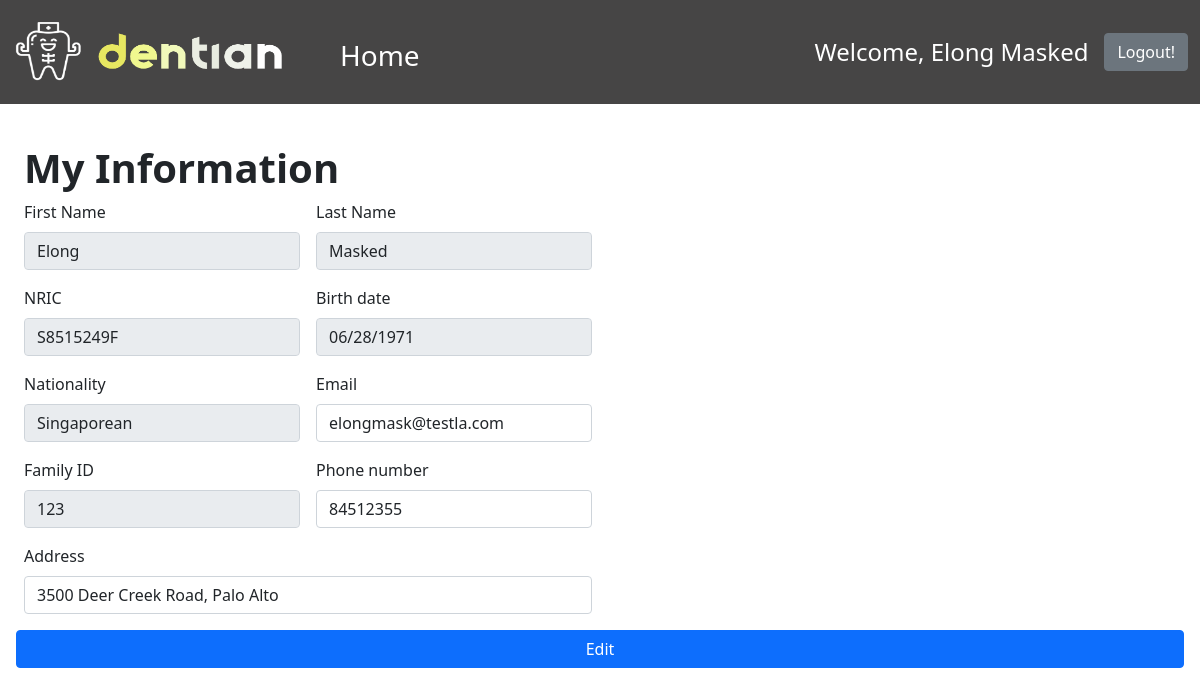
Page /PatientDashboard.php (signed in) on the earlier database version.
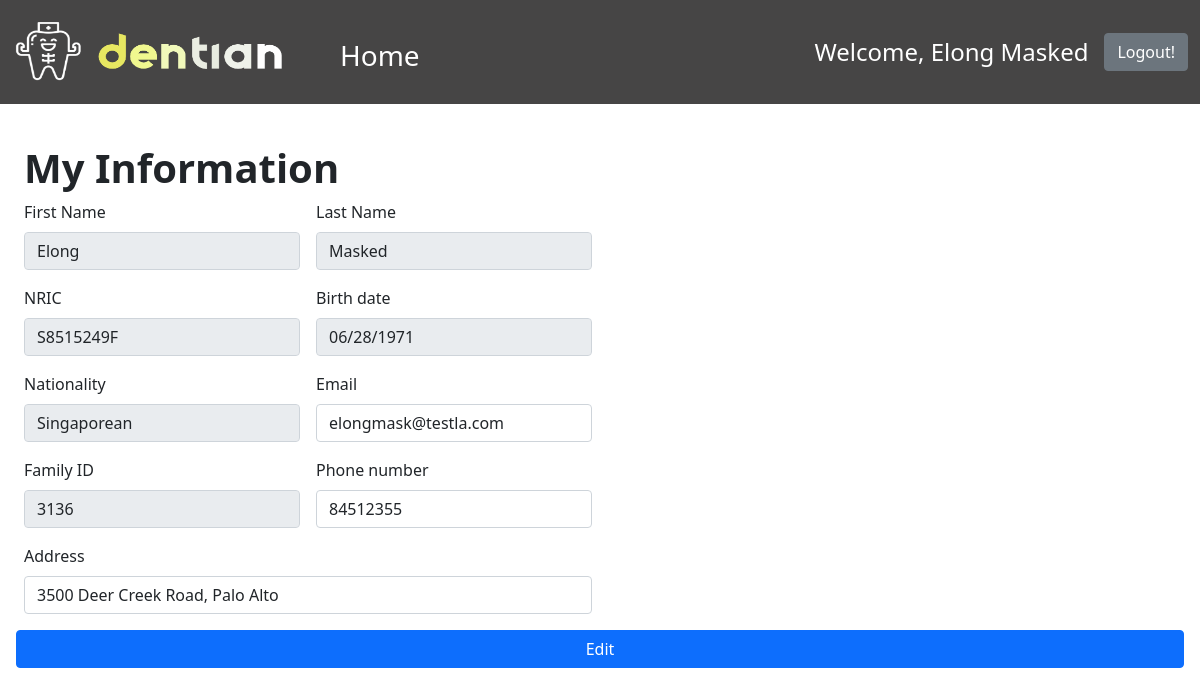
Same page on the later database version.
### tables this page shows
CREATE TABLE `patient_profile` (
  `Patient_ID` int(11) NOT NULL,
  `Status` varchar(10) NOT NULL DEFAULT 'Active',
  `First_Name` varchar(20) NOT NULL,
  `Last_Name` varchar(20) NOT NULL,
  `NRIC_PNum` varchar(9) NOT NULL,
  `Gender` char(1) NOT NULL,
  `Birth_Date` date DEFAULT NULL,
  `Address` varchar(50) NOT NULL,
  `Nationality` varchar(100) NOT NULL,
  `Phone_Num` int(8) NOT NULL,
  `Email` varchar(50) NOT NULL,
  `Marital Status` varchar(20) NOT NULL,
  `Occupation` varchar(50) NOT NULL,
  `Smoker` varchar(3) NOT NULL,
  `Allergies` varchar(100) DEFAULT NULL,
  `Long_term_med` varchar(200) DEFAULT NULL,
  `Existing_Med_Conds` varchar(200) DEFAULT NULL,
  `Referred_by_clinic` varchar(50) DEFAULT NULL,
  `Referred_memo` varchar(200) DEFAULT NULL,
  `Family_ID` int(3) DEFAULT NULL,
  `Emer_Name` varchar(20) NOT NULL,
  `Emer_Contact` int(8) NOT NULL,
  `Emer_relation` varchar(10) NOT NULL,
  `Subsidies` varchar(3) NOT NULL
);

### db_connection.php (called while the page is built, shortened)
<?php
class DB_Connect
{
    public function connect()
    {
        try {
            $host2 = "sql6.freemysqlhosting.net";
            $db2 = "sql6501826";
            $username2 = "sql6501826";
            $password2 = "YnaPNqTYI4";
            $conn = new PDO('mysql:host='. $host2 . '; dbname=' . $db2 , $username2, $password2);
            return $conn;
        } catch (PDOException $e) {
            print "Error: " . $e->getMessage() . "<br>";
            die();
        }
    }
}

### PatientDashboard.php (the view, shortened to what this page needs)
<?php
include 'db_connection.php';
require_once('PNavBar.php');
if (!isset($_SESSION['Patient_ID']) && empty($_SESSION['Patient_ID'])) {
    header("Location: index.php");
} else {
    if (!isset($_SESSION['patients']) && empty($_SESSION['patients'])) {
        $ID = $_SESSION['Patient_ID'];
        $db = new DB_Connect();
        $stmt = $db->connect()->prepare("SELECT * FROM patient_profile where Patient_ID = $ID");
        $stmt->execute();
        if ($stmt->rowCount() > 0) {
            $patients = $stmt->fetchAll(PDO::FETCH_ASSOC);
        }
    } else {
        $patients = $_SESSION['patients'];
    }
}
?>
<link rel="stylesheet" href="https://cdn.jsdelivr.net/npm/bootstrap-icons@1.8.1/font/bootstrap-icons.css">
<link href="https://cdn.jsdelivr.net/npm/bootstrap@5.0.2/dist/css/bootstrap.min.css" rel="stylesheet">
<link rel="stylesheet" href="https://cdn.jsdelivr.net/npm/bootstrap-icons@1.8.1/font/bootstrap-icons.css">
<html>
<body>
    <div class="bd-example">
        <h1> <b> My Information</b></h1>
        <?php
        foreach ($patients as $patients) {
        ?>
            <form class="row g-3" method="POST">
                <div class="col-md-3">
                    <label class="form-label">First Name</label>
                    <input type="email" readonly class="form-control" id="FName" value="<?php echo $patients['First_Name']; ?>">
                </div>
                <div class="col-3">
                    <label class="form-label">Last Name</label>
                    <input type="email" readonly class="form-control" id="LName" value="<?php echo $patients['Last_Name']; ?>">
                </div>
                <br><br>
                <div class="col-md-6">
                </div>
                <div class="col-md-3">
                    <label class="form-label">NRIC</label>
                    <input type="email" readonly class="form-control" id="NRIC" value="<?php echo $patients['NRIC_PNum']; ?>">
                </div>
                <div class="col-md-3">
                    <label class="form-label">Birth date</label>
                    <input type="date" readonly class="form-control" name="Date" id="Date" value="<?php echo $patients['Birth_Date']; ?>">
                </div>
                <div class="col-md-6">
                </div>
                <div class="col-3">
                    <label class="form-label">Nationality</label>
                    <input type="email" readonly class="form-control" id="Nationality" value="<?php echo $patients['Nationality']; ?>">
                </div>
                <div class="col-md-3">
                    <label for="inputEmail4" class="form-label">Email</label>
                    <input type="email" class="form-control" Name="Email" id="Email" value="<?php echo $patients['Email']; ?>">
                </div>
                <div class="col-md-6">
                </div>
                <div class="col-md-3">
                    <label class="form-label">Family ID</label>
                    <input type="text" readonly class="form-control" id="Password" value="<?php echo $patients['Family_ID']; ?>">
                </div>
                <div class="col-md-3">
                    <label class="form-label">Phone number</label>
                    <input type="text" class="form-control" name="PNum" id="PNum" value="<?php echo $patients['Phone_Num']; ?>">
                </div>
                <div class="col-md-6">
                </div>
                <div class="col-md-6">
                    <label class="form-label">Address</label>
                    <input type="text" class="form-control" name="Address" id="Address" value="<?php echo $patients['Address']; ?>">
                </div>
            <?php
        }
            ?>
            <button type="submit" onclick = 'refreshPage()' class="btn btn-primary" name="update">Edit</button>
            </form>
    </div>
</body>
</html>

Differences in the rows shown:
changed patient_profile "Elong": Family_ID "123" → "3136"
